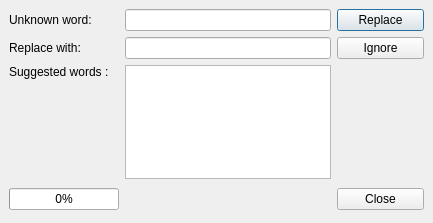
<ui version="4.0" >
 <class>SpellerDialog</class>
 <widget class="QDialog" name="SpellerDialog" >
  <property name="geometry" >
   <rect>
    <x>0</x>
    <y>0</y>
    <width>433</width>
    <height>223</height>
   </rect>
  </property>
  <property name="windowTitle" >
   <string>Check Spelling</string>
  </property>
  <layout class="QGridLayout" >
   <property name="margin" >
    <number>9</number>
   </property>
   <property name="spacing" >
    <number>6</number>
   </property>
   <item row="0" column="0" >
    <layout class="QGridLayout" >
     <property name="margin" >
      <number>0</number>
     </property>
     <property name="spacing" >
      <number>6</number>
     </property>
     <item row="3" column="0" >
      <spacer>
       <property name="orientation" >
        <enum>Qt::Vertical</enum>
       </property>
       <property name="sizeHint" >
        <size>
         <width>110</width>
         <height>85</height>
        </size>
       </property>
      </spacer>
     </item>
     <item row="1" column="1" >
      <widget class="QLineEdit" name="lineEditNew" />
     </item>
     <item row="4" column="1" >
      <spacer>
       <property name="orientation" >
        <enum>Qt::Horizontal</enum>
       </property>
       <property name="sizeHint" >
        <size>
         <width>211</width>
         <height>29</height>
        </size>
       </property>
      </spacer>
     </item>
     <item row="4" column="0" >
      <widget class="QProgressBar" name="progressBar" >
       <property name="value" >
        <number>0</number>
       </property>
       <property name="orientation" >
        <enum>Qt::Horizontal</enum>
       </property>
      </widget>
     </item>
     <item rowspan="2" row="2" column="2" >
      <spacer>
       <property name="orientation" >
        <enum>Qt::Vertical</enum>
       </property>
       <property name="sizeHint" >
        <size>
         <width>87</width>
         <height>108</height>
        </size>
       </property>
      </spacer>
     </item>
     <item row="2" column="0" >
      <widget class="QLabel" name="label_3" >
       <property name="text" >
        <string>Suggested words :</string>
       </property>
      </widget>
     </item>
     <item row="0" column="2" >
      <widget class="QPushButton" name="pushButtonReplace" >
       <property name="text" >
        <string>Replace</string>
       </property>
       <property name="default" >
        <bool>true</bool>
       </property>
      </widget>
     </item>
     <item row="0" column="0" >
      <widget class="QLabel" name="label" >
       <property name="text" >
        <string>Unknown word:</string>
       </property>
      </widget>
     </item>
     <item row="0" column="1" >
      <widget class="QLineEdit" name="lineEditOriginal" >
       <property name="readOnly" >
        <bool>true</bool>
       </property>
      </widget>
     </item>
     <item rowspan="2" row="2" column="1" >
      <widget class="QListWidget" name="listWidget" >
       <property name="modelColumn" >
        <number>0</number>
       </property>
      </widget>
     </item>
     <item row="4" column="2" >
      <widget class="QPushButton" name="okButton" >
       <property name="text" >
        <string>Close</string>
       </property>
      </widget>
     </item>
     <item row="1" column="0" >
      <widget class="QLabel" name="label_2" >
       <property name="text" >
        <string>Replace with:</string>
       </property>
      </widget>
     </item>
     <item row="1" column="2" >
      <widget class="QPushButton" name="pushButtonIgnore" >
       <property name="text" >
        <string>Ignore</string>
       </property>
      </widget>
     </item>
    </layout>
   </item>
  </layout>
 </widget>
 <tabstops>
  <tabstop>pushButtonReplace</tabstop>
  <tabstop>pushButtonIgnore</tabstop>
  <tabstop>lineEditNew</tabstop>
  <tabstop>listWidget</tabstop>
  <tabstop>okButton</tabstop>
  <tabstop>lineEditOriginal</tabstop>
 </tabstops>
 <resources/>
 <connections>
  <connection>
   <sender>okButton</sender>
   <signal>clicked()</signal>
   <receiver>SpellerDialog</receiver>
   <slot>accept()</slot>
   <hints>
    <hint type="sourcelabel" >
     <x>278</x>
     <y>253</y>
    </hint>
    <hint type="destinationlabel" >
     <x>96</x>
     <y>254</y>
    </hint>
   </hints>
  </connection>
 </connections>
</ui>
